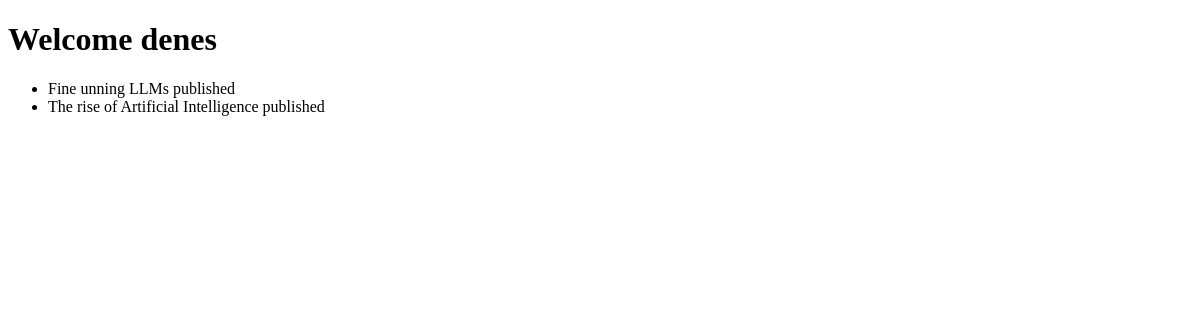
The page /blog/dashboard/denes/ on the database as committed earlier.
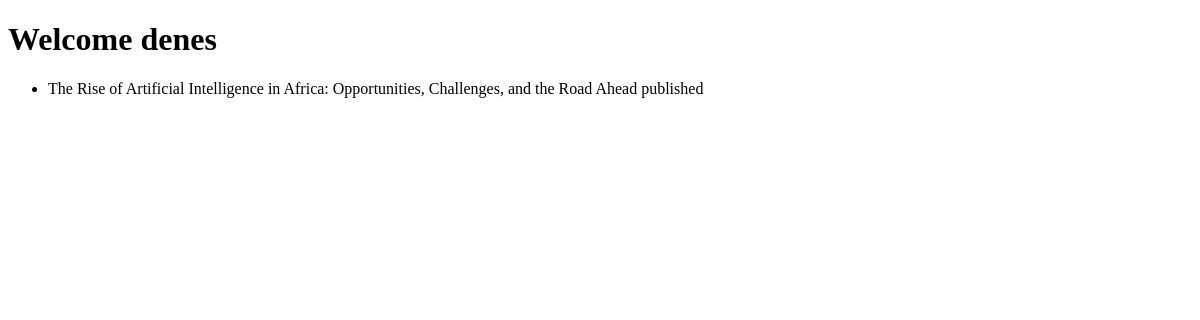
The same page on the database as committed later.
### blogapp/models.py (models this page shows, shortened)
class Post(models.Model):
    title = models.CharField(
        max_length=200,
        help_text="The title of your blog post"
    )
    content = models.TextField(
        help_text="The main content of your blog post"
    )
    author = models.ForeignKey(
        User,
        on_delete=models.CASCADE,
        help_text="The author of this post"
    )
    created_date = models.DateTimeField(
        default=timezone.now,
        help_text="When the post was created"
    )
    published_date = models.DateTimeField(
        blank=True,
        null=True,
        help_text="When the post was published (can be empty for drafts)"
    )
    slug = models.SlugField(
        max_length=200,
        unique=True,
        help_text="URL-friendly version of the title"
    )
    STATUS_CHOICES = [
        ('draft', 'Draft'),
        ('published', 'Published'),
    ]
    status = models.CharField(
        max_length=10,
        choices=STATUS_CHOICES,
        default='draft',
        help_text="Post status: draft or published"
    )
    excerpt = models.TextField(
        max_length=300,
        blank=True,
        help_text="Short description of the post (optional)"
    )
    class Meta:
        ordering = ['-created_date']  # Most recent posts first
        verbose_name = "Blog Post"
        verbose_name_plural = "Blog Posts"

### blogapp/views.py (the view)
# urls.py: path('dashboard/<str:username>/', views.author_dashboard, name='author_dashboard'),
def author_dashboard(request, username):
    user = get_object_or_404(User, username=username)
    post = Post.objects.order_by('-created_date')
    context = {
        'user': user,
        'posts': post
    }
    return render(request, "blogapp/author_dashboard.html", context)

### blogapp/templates/blogapp/author_dashboard.html (shortened to what this page needs)
<!DOCTYPE html>
<html>
    <head>
    </head>
    <body>
        <h1>Welcome {{ user.username }}</h1>
        {% if posts %}
        <ul>
            {% for post in posts %}
            <li>{{ post.title }} {{ post.status }}</li>
            {% endfor %}
        </ul>
        {% else %}
        <h3>No post right now</h3>
        {% endif %}
    </body>
</html>

Rows that differ between the two databases and show on the page:
removed Post: title "Fine unning LLMs", status "published"
removed Post: title "The rise of Artificial Intelligence", status "published"
added Post: title "The Rise of Artificial Intelligence in Africa: Opportunities, Challenges, and the Road Ahead", status "published"
